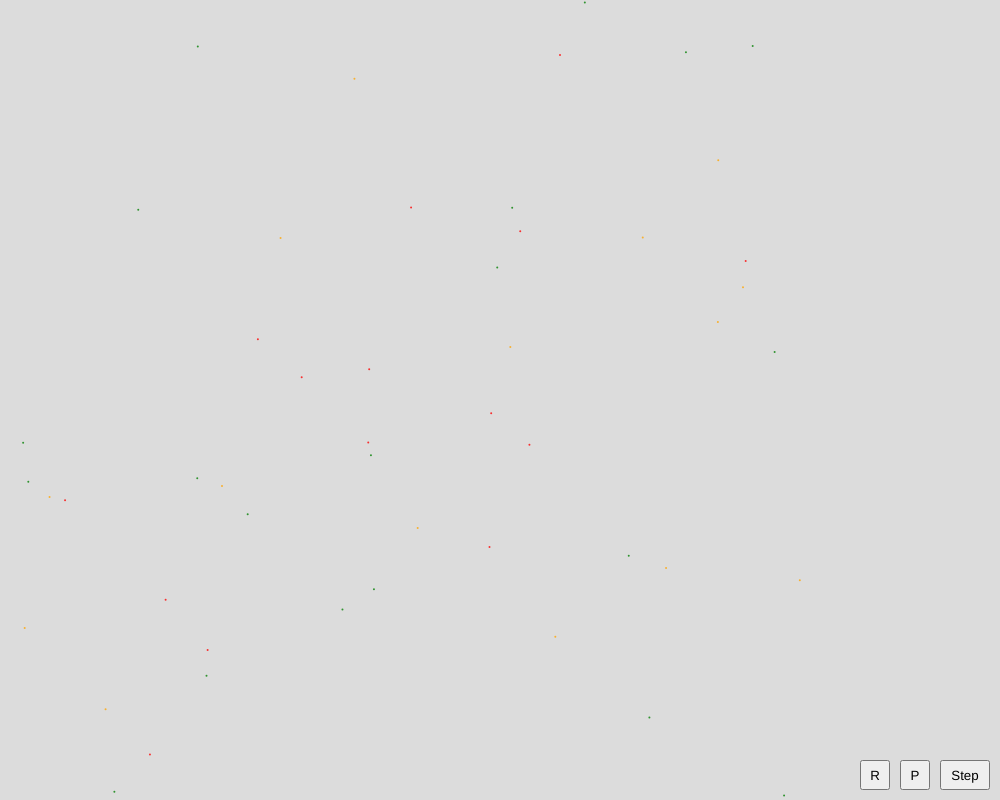
Frame 1 (no input)
Frame 60 (no input): identical to frame 1, image omitted
Frame 120 (the mouse pressed at the canvas centre since frame 60): identical to frame 1, image omitted

The p5.js sketch that drew this single still picture (run headless with seeded random() and noise() and a simulated clock; from frame 60 on, the mouse is pressed at the canvas centre):

// p5.js sketch
// ── sketch.js
let SIM_DIM
let PANEL_DIM
let CANVAS_DIM;
const EPSILON = 1e-6;

const lerp = (a, b, t) => a * (1 - t) + b * t;

class SpeciesData {
    constructor({name, growth, oldage, shade, color, maxsize, offspring}) {
        // Species name
        this.name = name;

        // Growth per year
        this.growth = growth;

        // Chances of surviving an year in the shadow
        this.shade = shade;

        // Max size
        this.maxsize = maxsize;

        // Probability of surviving an year after reaching max size
        this.oldage = oldage;

        // Probability of producing offspring this year
        this.offspring = offspring;

        // Color to debug
        this.color = color;
        this.color.setAlpha(200);
    }
}

class Tree {
    constructor({species, pos}) {
        this.species = species;
        this.radius = 1;
        this.pos = pos;
        this.dominated = false;
    }
    
    display() {
        fill(species[this.species].color);
        circle(this.pos.x, this.pos.y, this.radius * 2);
    }

    grow() {
        if (!this.oldage) {
            this.radius += species[this.species].growth;
        }
    }

    intersects(other) {
        let dst = p5.Vector.sub(this.pos, other.pos).magSq();
        let linemgn = (this.radius + other.radius) * (this.radius + other.radius);

        if (dst - linemgn < EPSILON) {
            return true;
        }
        return false;
    }

    getRandomPointAroundSpawn() {
        let dst = lerp(this.radius * 3, this.radius * 4, random(1));
        let randomPoint = () => p5.Vector.add(this.pos, p5.Vector.mult(p5.Vector.random2D(), dst));
        let point = randomPoint();
        while (!isWithinCanvasBounds(point.x, point.y)) {
            point = randomPoint();
        }
        return point;
    }

    get oldage() {
        return this.radius >= species[this.species].maxsize;
    }

    get x() {
        return this.pos.x;
    }

    get y() {
        return this.pos.y;
    }
}

class Simulator {
    static TREE_COUNT = 50;

    constructor(qt) {
        this.qt = qt;
        this.trees = new Set();
        this.reset();
    }

    reset() {
        this.qt.clear()
        this.createTrees();
    }

    step() {
        for (const tree of this.trees) {
            this.resolveDominance(tree);
        }

        let newQt = new Quadtree(this.qt.bounds);
        let newTrees = new Set();
        for (let t of this.trees) {
            let shaded = random(1) < species[t.species].shade;
            let survive = random(1) < species[t.species].oldage;
            let offspring = random(1) < species[t.species].offspring;

            if (t.dominated && shaded) {
                // Production 1
                newQt.insert(t);
            } else if (t.dominated) {
                // Produciton 2
                this.trees.delete(t);
            } else if (t.oldage && survive) {
                // Production 3
                newQt.insert(t);
            } else if (t.oldage) {
                // Production 4
                this.trees.delete(t);
            } else {
                // Production 5: grow and spawn
                t.grow();
                newQt.insert(t);
                if (offspring) {
                    let tree = new Tree({
                        species: t.species,
                        pos: t.getRandomPointAroundSpawn()
                    })
                    newTrees.add(tree);
                    newQt.insert(tree);
                }
            }
        }
        this.qt = newQt;
        this.trees = this.trees.union(newTrees);
    }

    createTrees() {
        this.trees = new Set();
        for (let i = 0; i < Simulator.TREE_COUNT; i++) {
            let tree = new Tree({
                species: random(Object.keys(species)),
                pos: createVector(random(SIM_DIM.x), random(SIM_DIM.y))
            })
            this.trees.add(tree);
            this.qt.insert(tree);
        }
    }

    display() {
        for (const tree of this.trees) {
            tree.display();
        }
    }

    resolveDominance(t1) {
        for (const t2 of this.qt.retrieve(t1)) {
            if (t1 != t2 && t1.intersects(t2)) {
                if (t1.radius < t2.radius) {
                    t1.dominated = true;
                } else {
                    t2.dominated = true;
                }
            }
        }
    }
}

function createSpecies() {
    species = {
        elm: new SpeciesData({
            name: 'elm', growth: 0.2, oldage: 0.96, shade: 0.7,
            color: color('green'), maxsize: 7, offspring: 0.4
        }),
        palm: new SpeciesData({
            name: 'palm', growth: 0.6, oldage: 0.8, shade: 0.4,
            color: color('orange'), maxsize: 7, offspring: 0.5
        }),
        bush: new SpeciesData({
            name: 'bush', growth: 0.75, oldage: 0.4, shade: 0.8,
            color: color('red'), maxsize: 3, offspring: 0.8
        })
    };
}

function isWithinCanvasBounds(x, y) {
    return x >= 0 && x <= SIM_DIM.x && y >= 0 && y <= SIM_DIM.y;
}

const timeBetweenSteps = 0.01;  // seconds
let species = {};
let simulator;
let timeSinceLastStep = 0;  // seconds
let playing = false;

function setup() {
    SIM_DIM = createVector(800, 800);
    PANEL_DIM = createVector(200, 0);
    CANVAS_DIM = p5.Vector.add(SIM_DIM, PANEL_DIM)

    createCanvas(CANVAS_DIM.x, CANVAS_DIM.y);
    createSpecies();

    let qt = new Quadtree({
        x: 0, y: 0, width: SIM_DIM.x, height: SIM_DIM.y
    });
    simulator = new Simulator(qt);

    // Step button
    button = createButton("Step");
    button.size(50, 30);
    button.position(CANVAS_DIM.x - 60, CANVAS_DIM.y - 40);
    button.mousePressed(onStepPressed);

    // Play/Stop button
    playButton = createButton("P");
    playButton.size(30, 30);
    playButton.position(CANVAS_DIM.x - 100, CANVAS_DIM.y - 40);
    playButton.mousePressed(onPlayPressed);

    // Reset button
    resetButton = createButton("R");
    resetButton.size(30, 30);
    resetButton.position(CANVAS_DIM.x - 140, CANVAS_DIM.y - 40);
    resetButton.mousePressed(onResetPressed);
}

function onStepPressed() {
    simulator.step();
}

function onPlayPressed() {
    playing = !playing;
}

function onResetPressed() {
    simulator.reset();
}

function draw() {
    frameRate(60);
    background(220);
    noStroke();
    simulator.display();

    if (playing) {
        timeSinceLastStep += (deltaTime / 1000);
        if (timeBetweenSteps - timeSinceLastStep < EPSILON) {
            simulator.step();
            timeSinceLastStep = 0;
        }
    }
}

// ── quadtree.js
/*
 * Javascript Quadtree w/ Circles
 * @version 1.0
 * @licence MIT
 * @author Timo Hausmann & Jacob Brunson
 * https://github.com/jacobbrunson/quadtree-circles-js/
 */
 
/*
 Copyright © 2015 Timo Hausmann & Jacob Brunson

Permission is hereby granted, free of charge, to any person obtaining
a copy of this software and associated documentation files (the
"Software"), to deal in the Software without restriction, including
without limitation the rights to use, copy, modify, merge, publish,
distribute, sublicense, and/or sell copies of the Software, and to
permit persons to whom the Software is furnished to do so, subject to
the following conditions:

The above copyright notice and this permission notice shall be
included in all copies or substantial portions of the Software.

THE SOFTWARE IS PROVIDED "AS IS", WITHOUT WARRANTY OF ANY KIND,
EXPRESS OR IMPLIED, INCLUDING BUT NOT LIMITED TO THE WARRANTIES OF
MERCHANTABILITY, FITNESS FOR A PARTICULAR PURPOSE AND
NONINFRINGEMENthis. IN NO EVENT SHALL THE AUTHORS OR COPYRIGHT HOLDERS BE
LIABLE FOR ANY CLAIM, DAMAGES OR OTHER LIABILITY, WHETHER IN AN ACTION
OF CONTRACT, TORT OR OTHERWISE, ARISING FROM, OUT OF OR IN CONNECTION
WITH THE SOFTWARE OR THE USE OR OTHER DEALINGS IN THE SOFTWARE.
*/

;(function(window, Math) {
 	
    /*
     * Quadtree Constructor
     * @param Object bounds		bounds of the node, object with x, y, width, height
     * @param Integer max_objects		(optional) max objects a node can hold before splitting into 4 subnodes (default: 10)
     * @param Integer max_levels		(optional) total max levels inside root Quadtree (default: 4) 
     * @param Integer level		(optional) deepth level, required for subnodes  
     */
   function Quadtree( bounds, max_objects, max_levels, level ) {
       
       this.max_objects	= max_objects || 10;
       this.max_levels		= max_levels || 4;
       
       this.level 		= level || 0;
       this.bounds 		= bounds;
       
       this.objects 		= [];
       this.nodes 		= [];
   };
   
   
   /*
    * Split the node into 4 subnodes
    */
   Quadtree.prototype.split = function() {
       
       var nextLevel	= this.level + 1,
           subWidth	= Math.round( this.bounds.width / 2 ),
           subHeight 	= Math.round( this.bounds.height / 2 ),
           x 			= Math.round( this.bounds.x ),
           y 			= Math.round( this.bounds.y );		
    
        //top right node
       this.nodes[0] = new Quadtree({
           x	: x + subWidth, 
           y	: y, 
           width	: subWidth, 
           height	: subHeight
       }, this.max_objects, this.max_levels, nextLevel);
       
       //top left node
       this.nodes[1] = new Quadtree({
           x	: x, 
           y	: y, 
           width	: subWidth, 
           height	: subHeight
       }, this.max_objects, this.max_levels, nextLevel);
       
       //bottom left node
       this.nodes[2] = new Quadtree({
           x	: x, 
           y	: y + subHeight, 
           width	: subWidth, 
           height	: subHeight
       }, this.max_objects, this.max_levels, nextLevel);
       
       //bottom right node
       this.nodes[3] = new Quadtree({
           x	: x + subWidth, 
           y	: y + subHeight, 
           width	: subWidth, 
           height	: subHeight
       }, this.max_objects, this.max_levels, nextLevel);
   };
   
   
   /*
    * Determine which node the object belongs to
    * @param Object pCirc		bounds of the area to be checked, with x, y, radius
    * @return Integer		index of the subnode (0-3), or -1 if pCirc cannot completely fit within a subnode and is part of the parent node
    */
   Quadtree.prototype.getIndex = function( pCirc ) {
       
       var 	index 			= -1,
           verticalMidpoint 	= this.bounds.x + (this.bounds.width / 2),
           horizontalMidpoint 	= this.bounds.y + (this.bounds.height / 2),
    
           //pCirc can completely fit within the top quadrants
           topQuadrant = (pCirc.y + pCirc.radius < horizontalMidpoint),
           
           //pCirc can completely fit within the bottom quadrants
           bottomQuadrant = (pCirc.y - pCirc.radius > horizontalMidpoint);
        
       //pCirc can completely fit within the left quadrants
       if( pCirc.x + pCirc.radius < verticalMidpoint ) {
           if( topQuadrant ) {
               index = 1;
           } else if( bottomQuadrant ) {
               index = 2;
           }
           
       //pCirc can completely fit within the right quadrants	
       } else if( pCirc.x - pCirc.radius > verticalMidpoint ) {
           if( topQuadrant ) {
               index = 0;
           } else if( bottomQuadrant ) {
               index = 3;
           }
       }
    
       return index;
   };
   
   
   /*
    * Insert the object into the node. If the node
    * exceeds the capacity, it will split and add all
    * objects to their corresponding subnodes.
    * @param Object pCirc		bounds of the object to be added, with x, y, radius
    */
   Quadtree.prototype.insert = function( pCirc ) {
       var 	i = 0,
            index;
        
        //if we have subnodes ...
       if( typeof this.nodes[0] !== 'undefined' ) {
           index = this.getIndex( pCirc );
    
             if( index !== -1 ) {
               this.nodes[index].insert( pCirc );	 
                return;
           }
       }
    
        this.objects.push( pCirc );
       
       if( this.objects.length > this.max_objects && this.level < this.max_levels ) {
           
           //split if we don't already have subnodes
           if( typeof this.nodes[0] === 'undefined' ) {
               this.split();
           }
           
           //add all objects to there corresponding subnodes
           while( i < this.objects.length ) {
               
               index = this.getIndex( this.objects[ i ] );
               
               if( index !== -1 ) {					
                   this.nodes[index].insert( this.objects.splice(i, 1)[0] );
               } else {
                   i = i + 1;
                }
            }
       }
    };
    
    
   /*
    * Return all objects that could collide with the given object
    * @param Object pCirc		bounds of the object to be checked, with x, y, radius
    * @Return Array		array with all detected objects
    */
   Quadtree.prototype.retrieve = function( pCirc ) {
        
       var 	index = this.getIndex( pCirc ),
           returnObjects = this.objects;
           
       //if we have subnodes ...
       if( typeof this.nodes[0] !== 'undefined' ) {
           
           //if pCirc fits into a subnode ..
           if( index !== -1 ) {
               returnObjects = returnObjects.concat( this.nodes[index].retrieve( pCirc ) );
               
           //if pCirc does not fit into a subnode, check it against all subnodes
           } else {
               for( var i=0; i < this.nodes.length; i=i+1 ) {
                   returnObjects = returnObjects.concat( this.nodes[i].retrieve( pCirc ) );
               }
           }
       }
    
       return returnObjects;
   };
   
   
   /*
    * Clear the quadtree
    */
   Quadtree.prototype.clear = function() {
       
       this.objects = [];
    
       for( var i=0; i < this.nodes.length; i=i+1 ) {
           if( typeof this.nodes[i] !== 'undefined' ) {
               this.nodes[i].clear();
             }
       }

       this.nodes = [];
   };

   //make Quadtree available in the global namespace
   window.Quadtree = Quadtree;	

})(window, Math);
